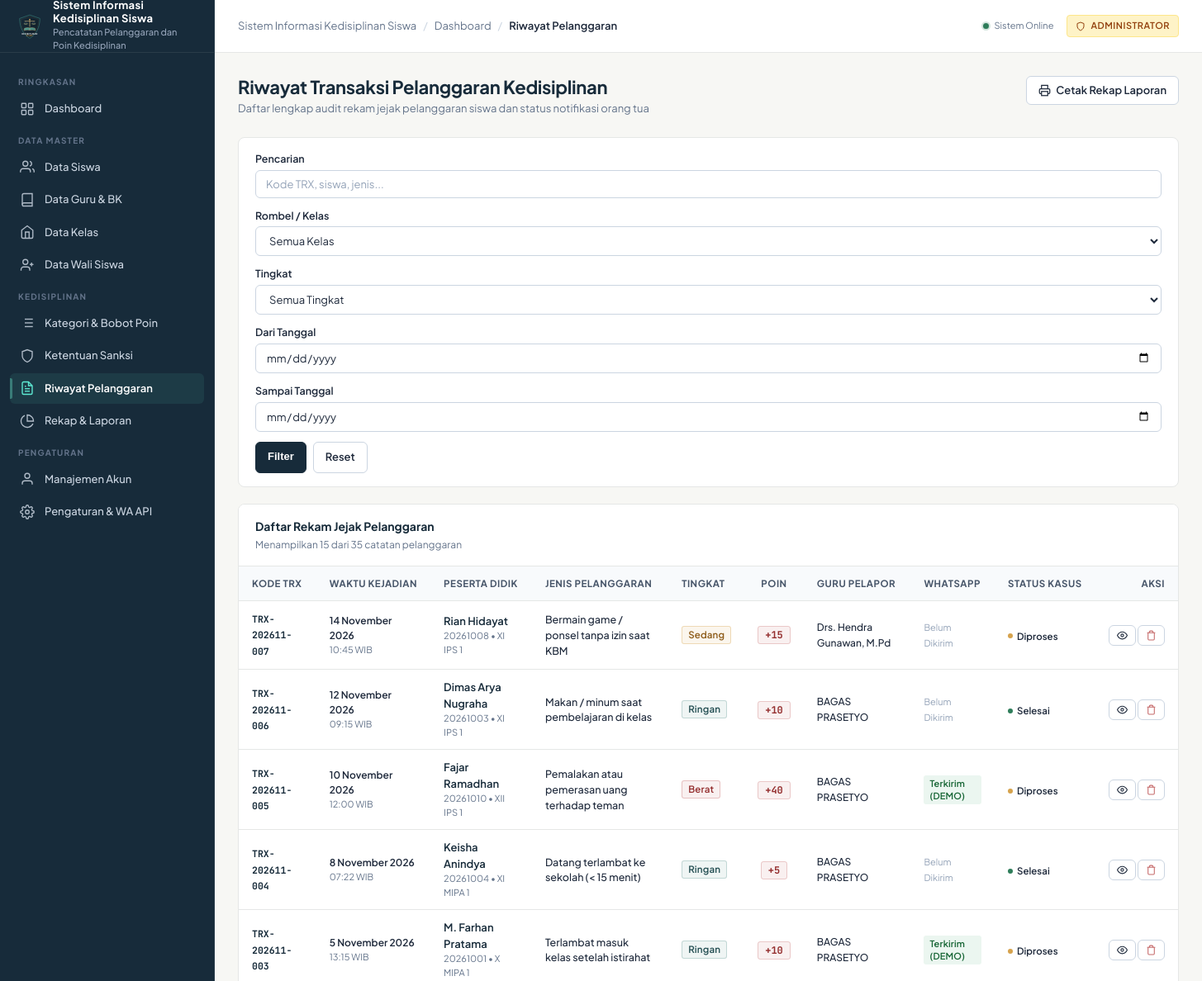
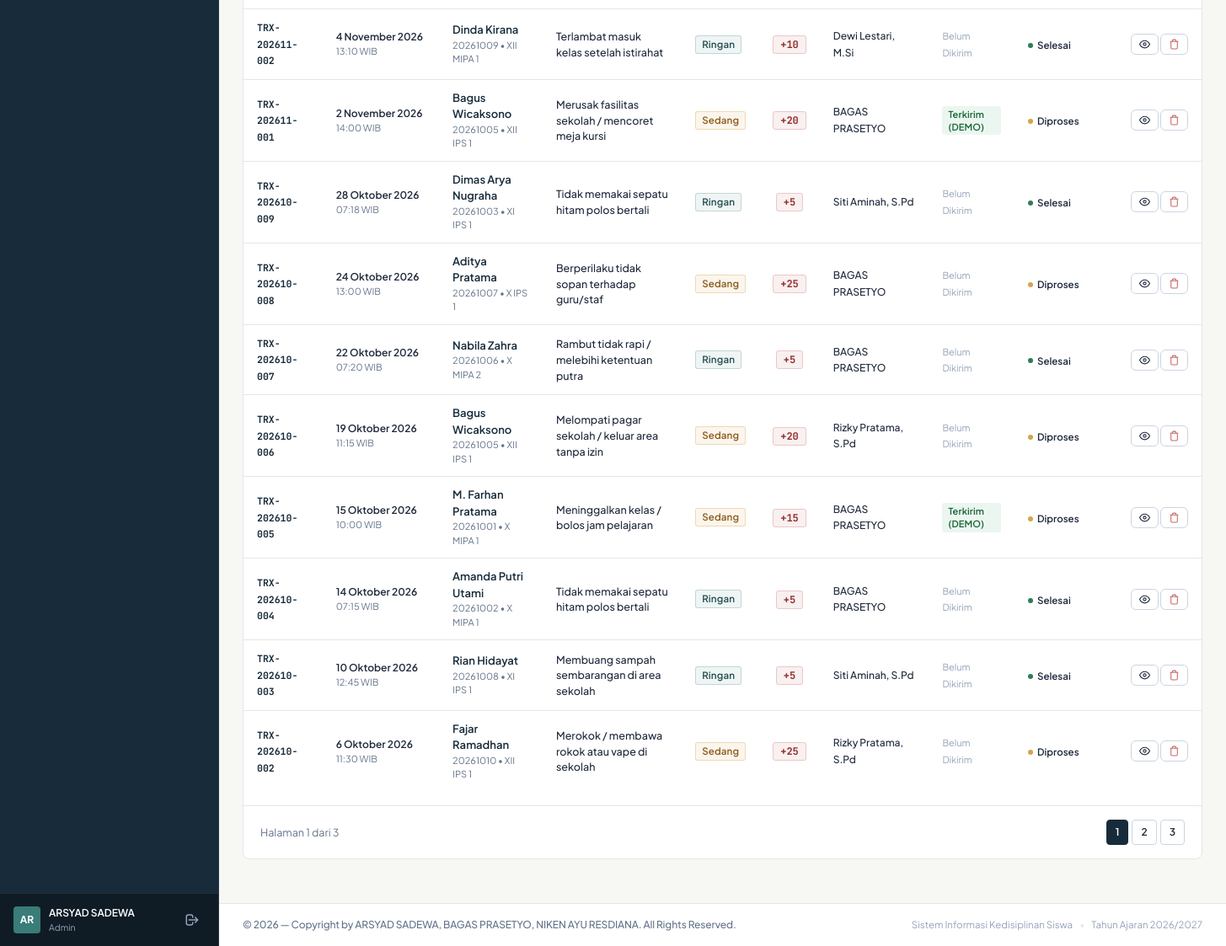
/admin/violations.php (signed in), run on the app's committed database (2 pictures, top to bottom).
### tables this page shows
CREATE TABLE `users` (
    `id` INT AUTO_INCREMENT PRIMARY KEY,
    `username` VARCHAR(50) NOT NULL UNIQUE,
    `password` VARCHAR(255) NOT NULL,
    `full_name` VARCHAR(100) NOT NULL,
    `role` ENUM('admin', 'teacher', 'parent') NOT NULL,
    `status` ENUM('active', 'inactive') NOT NULL DEFAULT 'active',
    `last_login` DATETIME NULL,
    `created_at` TIMESTAMP DEFAULT CURRENT_TIMESTAMP,
    `updated_at` TIMESTAMP DEFAULT CURRENT_TIMESTAMP ON UPDATE CURRENT_TIMESTAMP
);

CREATE TABLE `violation_records` (
    `id` INT AUTO_INCREMENT PRIMARY KEY,
    `kode_transaksi` VARCHAR(50) NOT NULL UNIQUE,
    `student_id` INT NOT NULL,
    `category_id` INT NOT NULL,
    `teacher_id` INT NOT NULL,
    `poin` INT NOT NULL,
    `tanggal_kejadian` DATE NOT NULL,
    `waktu_kejadian` TIME NOT NULL,
    `tempat_kejadian` VARCHAR(100) NOT NULL DEFAULT 'Lingkungan Sekolah',
    `keterangan` TEXT NOT NULL,
    `status_tindak_lanjut` ENUM('Menunggu', 'Diproses', 'Selesai') NOT NULL DEFAULT 'Diproses',
    `created_at` TIMESTAMP DEFAULT CURRENT_TIMESTAMP,
    `updated_at` TIMESTAMP DEFAULT CURRENT_TIMESTAMP ON UPDATE CURRENT_TIMESTAMP,
    CONSTRAINT `fk_violations_student` FOREIGN KEY (`student_id`) REFERENCES `students` (`id`) ON DELETE RESTRICT ON UPDATE CASCADE,
    CONSTRAINT `fk_violations_category` FOREIGN KEY (`category_id`) REFERENCES `violation_categories` (`id`) ON DELETE RESTRICT ON UPDATE CASCADE,
    CONSTRAINT `fk_violations_teacher` FOREIGN KEY (`teacher_id`) REFERENCES `teachers` (`id`) ON DELETE RESTRICT ON UPDATE CASCADE
);

CREATE TABLE `students` (
    `id` INT AUTO_INCREMENT PRIMARY KEY,
    `nis` VARCHAR(30) NOT NULL UNIQUE,
    `nisn` VARCHAR(30) NULL UNIQUE,
    `nama_lengkap` VARCHAR(100) NOT NULL,
    `jenis_kelamin` ENUM('L', 'P') NOT NULL,
    `class_id` INT NOT NULL,
    `tempat_lahir` VARCHAR(50) NULL,
    `tanggal_lahir` DATE NULL,
    `alamat` TEXT NULL,
    `no_telp_wali` VARCHAR(20) NOT NULL,
    `total_poin` INT NOT NULL DEFAULT 0,
    `status_siswa` ENUM('aktif', 'lulus', 'pindah', 'dikeluarkan') NOT NULL DEFAULT 'aktif',
    `created_at` TIMESTAMP DEFAULT CURRENT_TIMESTAMP,
    `updated_at` TIMESTAMP DEFAULT CURRENT_TIMESTAMP ON UPDATE CURRENT_TIMESTAMP,
    CONSTRAINT `fk_students_class` FOREIGN KEY (`class_id`) REFERENCES `classes` (`id`) ON DELETE RESTRICT ON UPDATE CASCADE
);

CREATE TABLE `classes` (
    `id` INT AUTO_INCREMENT PRIMARY KEY,
    `nama_kelas` VARCHAR(50) NOT NULL UNIQUE,
    `tingkat` ENUM('X', 'XI', 'XII') NOT NULL,
    `jurusan` VARCHAR(50) NOT NULL DEFAULT 'MIPA',
    `wali_kelas_id` INT NULL,
    `tahun_ajaran` VARCHAR(20) NOT NULL DEFAULT '2026/2027',
    `created_at` TIMESTAMP DEFAULT CURRENT_TIMESTAMP,
    `updated_at` TIMESTAMP DEFAULT CURRENT_TIMESTAMP ON UPDATE CURRENT_TIMESTAMP,
    CONSTRAINT `fk_classes_wali` FOREIGN KEY (`wali_kelas_id`) REFERENCES `teachers` (`id`) ON DELETE SET NULL ON UPDATE CASCADE
);

CREATE TABLE `violation_categories` (
    `id` INT AUTO_INCREMENT PRIMARY KEY,
    `kode` VARCHAR(20) NOT NULL UNIQUE,
    `nama_pelanggaran` VARCHAR(150) NOT NULL,
    `tingkat` ENUM('Ringan', 'Sedang', 'Berat') NOT NULL,
    `poin` INT NOT NULL,
    `deskripsi` TEXT NULL,
    `status` ENUM('active', 'inactive') NOT NULL DEFAULT 'active',
    `created_at` TIMESTAMP DEFAULT CURRENT_TIMESTAMP,
    `updated_at` TIMESTAMP DEFAULT CURRENT_TIMESTAMP ON UPDATE CURRENT_TIMESTAMP
);

CREATE TABLE `teachers` (
    `id` INT AUTO_INCREMENT PRIMARY KEY,
    `user_id` INT NULL,
    `nip` VARCHAR(30) NOT NULL UNIQUE,
    `nama_guru` VARCHAR(100) NOT NULL,
    `jenis_kelamin` ENUM('L', 'P') NOT NULL,
    `jabatan` VARCHAR(100) NOT NULL DEFAULT 'Guru Bimbingan Konseling',
    `no_telp` VARCHAR(20) NOT NULL,
    `email` VARCHAR(100) NULL,
    `created_at` TIMESTAMP DEFAULT CURRENT_TIMESTAMP,
    `updated_at` TIMESTAMP DEFAULT CURRENT_TIMESTAMP ON UPDATE CURRENT_TIMESTAMP,
    CONSTRAINT `fk_teachers_user` FOREIGN KEY (`user_id`) REFERENCES `users` (`id`) ON DELETE SET NULL ON UPDATE CASCADE
);

### admin/violations.php (the view, shortened to what the rows shown need)
<?php
require_role(['admin']);
$pdo = get_db_connection();
$page = max(1, (int)($_GET['page'] ?? 1));
$per_page = 15;
$offset = ($page - 1) * $per_page;
$where = ["1=1"];
$params = [];
$where_sql = implode(" AND ", $where);
$sql = "
    SELECT vr.*, s.nama_lengkap as nama_siswa, s.nis, s.no_telp_wali, c.nama_kelas,
           vc.nama_pelanggaran, vc.tingkat, t.nama_guru,
           (SELECT n.status FROM notifications n WHERE n.violation_record_id = vr.id ORDER BY n.id DESC LIMIT 1) as wa_status
    FROM violation_records vr
    JOIN students s ON vr.student_id = s.id
    JOIN classes c ON s.class_id = c.id
    JOIN violation_categories vc ON vr.category_id = vc.id
    JOIN teachers t ON vr.teacher_id = t.id
    WHERE {$where_sql}
    ORDER BY vr.tanggal_kejadian DESC, vr.id DESC
    LIMIT {$per_page} OFFSET {$offset}
";
$stmt = $pdo->prepare($sql);
$stmt->execute($params);
$records = $stmt->fetchAll();
require_once __DIR__ . '/../includes/header.php';
?>
<div class="page-header">
  <div>
    <h1 class="page-title">Riwayat Transaksi Pelanggaran Kedisiplinan</h1>
  </div>
</div>
<div class="surface-card">
  <div class="card-header-styled">
    <div>
      <h2 class="card-title-styled">Daftar Rekam Jejak Pelanggaran</h2>
    </div>
  </div>
  <div class="card-body-styled" style="padding: 0;">
    <div class="table-responsive">
      <table class="app-table">
        <thead>
          <tr>
            <th>Kode TRX</th>
            <th>Waktu Kejadian</th>
            <th>Peserta Didik</th>
            <th>Jenis Pelanggaran</th>
            <th>Tingkat</th>
            <th style="text-align: center;">Poin</th>
            <th>Guru Pelapor</th>
            <th>WhatsApp</th>
            <th>Status Kasus</th>
            <th style="text-align: right;">Aksi</th>
          </tr>
        </thead>
        <tbody>
          <?php if (empty($records)): ?>
            <tr>
              <td colspan="10">
                <div class="empty-state">
                  <div class="empty-state-title">Tidak ada data pelanggaran</div>
                  <div class="empty-state-text">Sesuaikan parameter filter atau cari kata kunci lain.</div>
                </div>
              </td>
            </tr>
          <?php else: ?>
            <?php foreach ($records as $r):
              $sev_class = ($r['tingkat'] === 'Berat') ? 'badge-berat' : (($r['tingkat'] === 'Sedang') ? 'badge-sedang' : 'badge-ringan');
            ?>
              <tr>
                <td>
                  <span style="font-family: var(--font-mono); font-weight: 700; color: var(--color-primary); font-size: 11.5px;"><?= e($r['kode_transaksi']) ?></span>
                </td>
                <td>
                  <div style="font-size: 12px; font-weight: 600;"><?= format_date_id($r['tanggal_kejadian']) ?></div>
                  <div style="font-size: 11px; color: var(--color-text-muted);"><?= substr($r['waktu_kejadian'], 0, 5) ?> WIB</div>
                </td>
                <td>
                  <div style="font-weight: 600; color: var(--color-primary);"><?= e($r['nama_siswa']) ?></div>
                  <div style="font-size: 11px; color: var(--color-text-muted);"><?= e($r['nis']) ?> &bull; <?= e($r['nama_kelas']) ?></div>
                </td>
                <td>
                  <div style="font-size: 12.5px; max-width: 240px; font-weight: 500;" title="<?= e($r['nama_pelanggaran']) ?>">
                    <?= e($r['nama_pelanggaran']) ?>
                  </div>
                </td>
                <td>
                  <span class="badge <?= $sev_class ?>"><?= e($r['tingkat']) ?></span>
                </td>
                <td style="text-align: center;">
                  <span class="badge-points danger" style="font-weight: 700;">+<?= (int)$r['poin'] ?></span>
                </td>
                <td>
                  <span style="font-size: 12px; font-weight: 500;"><?= e($r['nama_guru']) ?></span>
                </td>
                <td>
                  <?php if ($r['wa_status'] === 'sent' || $r['wa_status'] === 'simulated'): ?>
                    <span class="badge" style="background-color: #EBF6F0; color: #166534; font-size: 11px;">
                      <?= $r['wa_status'] === 'simulated' ? 'Terkirim (DEMO)' : 'Terkirim' ?>
                    </span>
                  <?php elseif ($r['wa_status'] === 'failed'): ?>
                    <span class="badge" style="background-color: #FEF2F2; color: #DC2626; font-size: 11px;">Gagal</span>
                  <?php else: ?>
                    <span style="font-size: 11px; color: var(--color-text-subtle);">Belum Dikirim</span>
                  <?php endif; ?>
                </td>
                <td>
                  <span class="status-pill <?= strtolower($r['status_tindak_lanjut']) ?>">
                    <span class="status-dot"></span>
                    <?= e($r['status_tindak_lanjut']) ?>
                  </span>
                </td>
                <td style="text-align: right; white-space: nowrap;">
                  <button type="button" class="btn btn-secondary btn-sm" onclick="viewDetail(<?= (int)$r['id'] ?>)" title="Detail Lengkap & Notifikasi">
                    <svg width="13" height="13" viewBox="0 0 24 24" fill="none" stroke="currentColor" stroke-width="2"><path d="M1 12s4-8 11-8 11 8 11 8-4 8-11 8-11-8-11-8z"/><circle cx="12" cy="12" r="3"/></svg>
                  </button>
                  <button type="button" class="btn btn-secondary btn-sm" onclick="deleteRecord(<?= (int)$r['id'] ?>, '<?= e(addslashes($r['kode_transaksi'])) ?>')" style="color: var(--color-danger);" title="Hapus Catatan & Kurangi Poin Siswa">
                    <svg width="13" height="13" viewBox="0 0 24 24" fill="none" stroke="currentColor" stroke-width="2"><polyline points="3 6 5 6 21 6"/><path d="M19 6v14a2 2 0 0 1-2 2H7a2 2 0 0 1-2-2V6m3 0V4a2 2 0 0 1 2-2h4a2 2 0 0 1 2 2v2"/></svg>
                  </button>
                </td>
              </tr>
            <?php endforeach; ?>
          <?php endif; ?>
        </tbody>
      </table>
    </div>
  </div>
</div>
<?php require_once __DIR__ . '/../includes/footer.php'; ?>

### includes/sidebar.php (shortened to what the rows shown need)
<?php
$user = current_user();
?>
<aside class="app-sidebar" id="app-sidebar">
  <div class="sidebar-footer">
    <div class="user-mini-profile">
      <div class="user-avatar-initials">
        <?= strtoupper(substr($user['full_name'], 0, 2)) ?>
      </div>
      <div class="user-info">
        <span class="user-name" title="<?= e($user['full_name']) ?>"><?= e($user['full_name']) ?></span>
        <span class="user-role"><?= e($user['role']) ?></span>
      </div>
    </div>
  </div>
</aside>

### data on the page
users: full_name "AR", full_name "ARSYAD SADEWA", role "Admin"
violation_records: kode_transaksi "TRX-202611-007", tanggal_kejadian "14 November 2026", waktu_kejadian "10:45", student.nama_lengkap "Rian Hidayat", student.nis "20261008", classes.nama_kelas "XI IPS 1", category.nama_pelanggaran "Bermain game / ponsel tanpa izin saat KBM", category.tingkat "Sedang", poin "15", teacher.nama_guru "Drs. Hendra Gunawan, M.Pd", shows "Belum Dikirim", status_tindak_lanjut "Diproses"
violation_records: kode_transaksi "TRX-202611-006", tanggal_kejadian "12 November 2026", waktu_kejadian "09:15", student.nama_lengkap "Dimas Arya Nugraha", student.nis "20261003", classes.nama_kelas "XI IPS 1", category.nama_pelanggaran "Makan / minum saat pembelajaran di kelas", category.tingkat "Ringan", poin "10", teacher.nama_guru "BAGAS PRASETYO", shows "Belum Dikirim", status_tindak_lanjut "Selesai"
violation_records: kode_transaksi "TRX-202611-005", tanggal_kejadian "10 November 2026", waktu_kejadian "12:00", student.nama_lengkap "Fajar Ramadhan", student.nis "20261010", classes.nama_kelas "XII IPS 1", category.nama_pelanggaran "Pemalakan atau pemerasan uang terhadap teman", category.tingkat "Berat", poin "40", teacher.nama_guru "BAGAS PRASETYO", shows "Terkirim (DEMO)", status_tindak_lanjut "Diproses"
violation_records: kode_transaksi "TRX-202611-004", tanggal_kejadian "8 November 2026", waktu_kejadian "07:22", student.nama_lengkap "Keisha Anindya", student.nis "20261004", classes.nama_kelas "XI MIPA 1", category.nama_pelanggaran "Datang terlambat ke sekolah (< 15 menit)", category.tingkat "Ringan", poin "5", teacher.nama_guru "BAGAS PRASETYO", shows "Belum Dikirim", status_tindak_lanjut "Selesai"
violation_records: kode_transaksi "TRX-202611-003", tanggal_kejadian "5 November 2026", waktu_kejadian "13:15", student.nama_lengkap "M. Farhan Pratama", student.nis "20261001", classes.nama_kelas "X MIPA 1", category.nama_pelanggaran "Terlambat masuk kelas setelah istirahat", category.tingkat "Ringan", poin "10", teacher.nama_guru "BAGAS PRASETYO", shows "Terkirim (DEMO)", status_tindak_lanjut "Diproses"
violation_records: kode_transaksi "TRX-202611-002", tanggal_kejadian "4 November 2026", waktu_kejadian "13:10", student.nama_lengkap "Dinda Kirana", student.nis "20261009", classes.nama_kelas "XII MIPA 1", category.nama_pelanggaran "Terlambat masuk kelas setelah istirahat", category.tingkat "Ringan", poin "10", teacher.nama_guru "Dewi Lestari, M.Si", shows "Belum Dikirim", status_tindak_lanjut "Selesai"
violation_records: kode_transaksi "TRX-202611-001", tanggal_kejadian "2 November 2026", waktu_kejadian "14:00", student.nama_lengkap "Bagus Wicaksono", student.nis "20261005", classes.nama_kelas "XII IPS 1", category.nama_pelanggaran "Merusak fasilitas sekolah / mencoret meja kursi", category.tingkat "Sedang", poin "20", teacher.nama_guru "BAGAS PRASETYO", shows "Terkirim (DEMO)", status_tindak_lanjut "Diproses"
violation_records: kode_transaksi "TRX-202610-009", tanggal_kejadian "28 Oktober 2026", waktu_kejadian "07:18", student.nama_lengkap "Dimas Arya Nugraha", student.nis "20261003", classes.nama_kelas "XI IPS 1", category.nama_pelanggaran "Tidak memakai sepatu hitam polos bertali", category.tingkat "Ringan", poin "5", teacher.nama_guru "Siti Aminah, S.Pd", shows "Belum Dikirim", status_tindak_lanjut "Selesai"
violation_records: kode_transaksi "TRX-202610-008", tanggal_kejadian "24 Oktober 2026", waktu_kejadian "13:00", student.nama_lengkap "Aditya Pratama", student.nis "20261007", classes.nama_kelas "X IPS 1", category.nama_pelanggaran "Berperilaku tidak sopan terhadap guru/staf", category.tingkat "Sedang", poin "25", teacher.nama_guru "BAGAS PRASETYO", shows "Belum Dikirim", status_tindak_lanjut "Diproses"
violation_records: kode_transaksi "TRX-202610-007", tanggal_kejadian "22 Oktober 2026", waktu_kejadian "07:20", student.nama_lengkap "Nabila Zahra", student.nis "20261006", classes.nama_kelas "X MIPA 2", category.nama_pelanggaran "Rambut tidak rapi / melebihi ketentuan putra", category.tingkat "Ringan", poin "5", teacher.nama_guru "BAGAS PRASETYO", shows "Belum Dikirim", status_tindak_lanjut "Selesai"
violation_records: kode_transaksi "TRX-202610-006", tanggal_kejadian "19 Oktober 2026", waktu_kejadian "11:15", student.nama_lengkap "Bagus Wicaksono", student.nis "20261005", classes.nama_kelas "XII IPS 1", category.nama_pelanggaran "Melompati pagar sekolah / keluar area tanpa izin", category.tingkat "Sedang", poin "20", teacher.nama_guru "Rizky Pratama, S.Pd", shows "Belum Dikirim", status_tindak_lanjut "Diproses"
violation_records: kode_transaksi "TRX-202610-005", tanggal_kejadian "15 Oktober 2026", waktu_kejadian "10:00", student.nama_lengkap "M. Farhan Pratama", student.nis "20261001", classes.nama_kelas "X MIPA 1", category.nama_pelanggaran "Meninggalkan kelas / bolos jam pelajaran", category.tingkat "Sedang", poin "15", teacher.nama_guru "BAGAS PRASETYO", shows "Terkirim (DEMO)", status_tindak_lanjut "Diproses"
violation_records: kode_transaksi "TRX-202610-004", tanggal_kejadian "14 Oktober 2026", waktu_kejadian "07:15", student.nama_lengkap "Amanda Putri Utami", student.nis "20261002", classes.nama_kelas "X MIPA 1", category.nama_pelanggaran "Tidak memakai sepatu hitam polos bertali", category.tingkat "Ringan", poin "5", teacher.nama_guru "BAGAS PRASETYO", shows "Belum Dikirim", status_tindak_lanjut "Selesai"
violation_records: kode_transaksi "TRX-202610-003", tanggal_kejadian "10 Oktober 2026", waktu_kejadian "12:45", student.nama_lengkap "Rian Hidayat", student.nis "20261008", classes.nama_kelas "XI IPS 1", category.nama_pelanggaran "Membuang sampah sembarangan di area sekolah", category.tingkat "Ringan", poin "5", teacher.nama_guru "Siti Aminah, S.Pd", shows "Belum Dikirim", status_tindak_lanjut "Selesai"
violation_records: kode_transaksi "TRX-202610-002", tanggal_kejadian "6 Oktober 2026", waktu_kejadian "11:30", student.nama_lengkap "Fajar Ramadhan", student.nis "20261010", classes.nama_kelas "XII IPS 1", category.nama_pelanggaran "Merokok / membawa rokok atau vape di sekolah", category.tingkat "Sedang", poin "25", teacher.nama_guru "Rizky Pratama, S.Pd", shows "Belum Dikirim", status_tindak_lanjut "Diproses"

### other printed values
APP_NAME "Sistem Informasi Kedisiplinan Siswa"
APP_SUBTITLE "Pencatatan Pelanggaran dan Poin Kedisiplinan"
$b['title'] "Dashboard"
$b['title'] "Riwayat Pelanggaran"
count($records) "15"
$total_rows "35"
$page "1"
$total_pages "3"
get_setting('academic_year', '2026/2027') "2026/2027"
